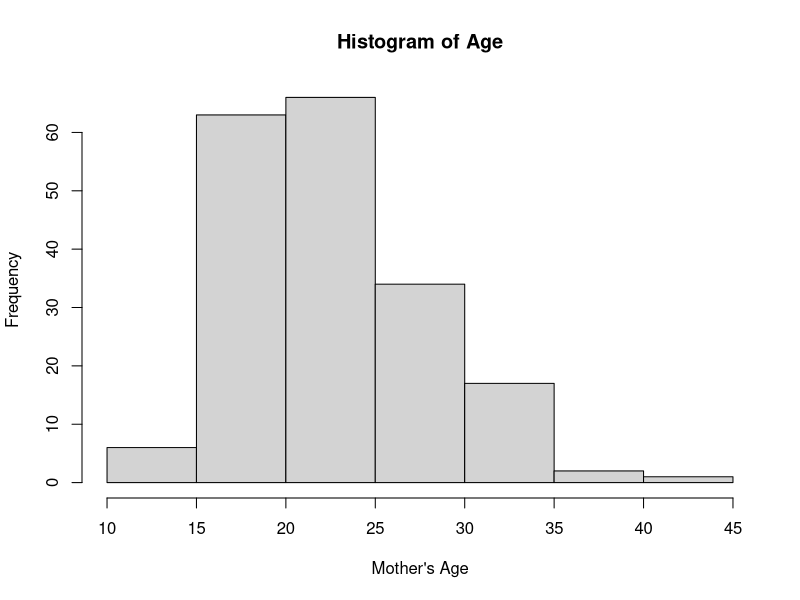
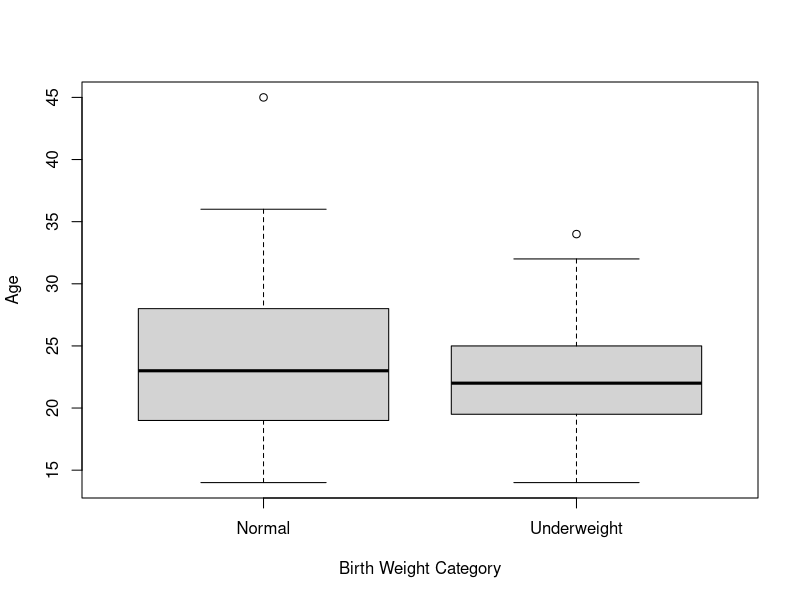
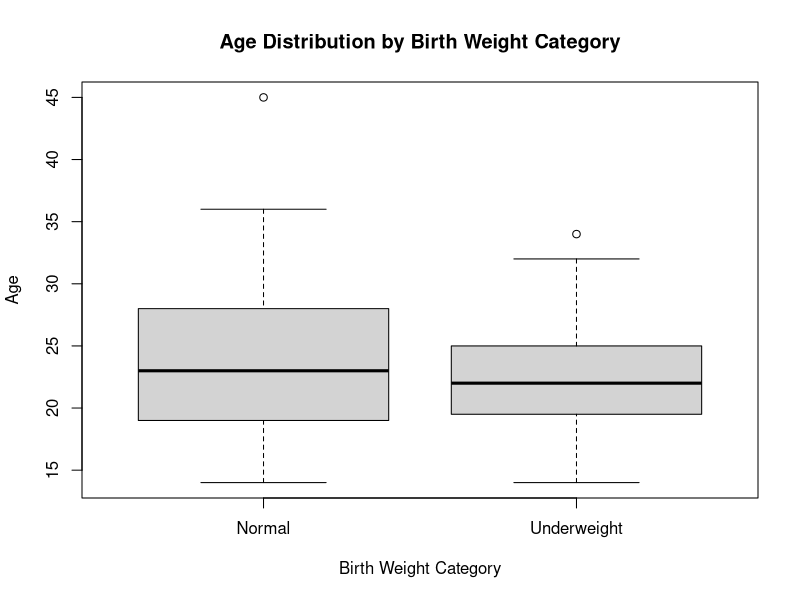

Recreate these plots in R, in order.
# Birth weight analysis in R
# Author: Divyanshi Mishra

# install MASS only once
# install.packages("MASS")

library(MASS)

# load the dataset
?birthwt
data(birthwt)

# inspect the data
View(birthwt)
nrow(birthwt)
ncol(birthwt)
dim(birthwt)
str(birthwt)

# print the 100th sample
birthwt[100, ]

# access 'smoke' column
birthwt$smoke
birthwt[, 5]

# mothers with physician visits > 3
which(birthwt$ftv > 3)
birthwt[which(birthwt$ftv > 3), ]

# convert 'low' to factor
birthwt$low <- as.factor(birthwt$low)
levels(birthwt$low)

# rename factor levels for clarity
levels(birthwt$low) <- c("Normal", "Underweight")

# counts per category
table(birthwt$low)

# histogram for age
summary(birthwt$age)
hist(birthwt$age, main = "Histogram of Age", xlab = "Mother's Age")

# relationship between low and age
table(birthwt$low, birthwt$age)
plot(birthwt$low, birthwt$age,
     xlab = "Birth Weight Category",
     ylab = "Age")

# boxplot of age distribution per birth weight category
boxplot(age ~ low, data = birthwt,
        main = "Age Distribution by Birth Weight Category",
        xlab = "Birth Weight Category",
        ylab = "Age")
